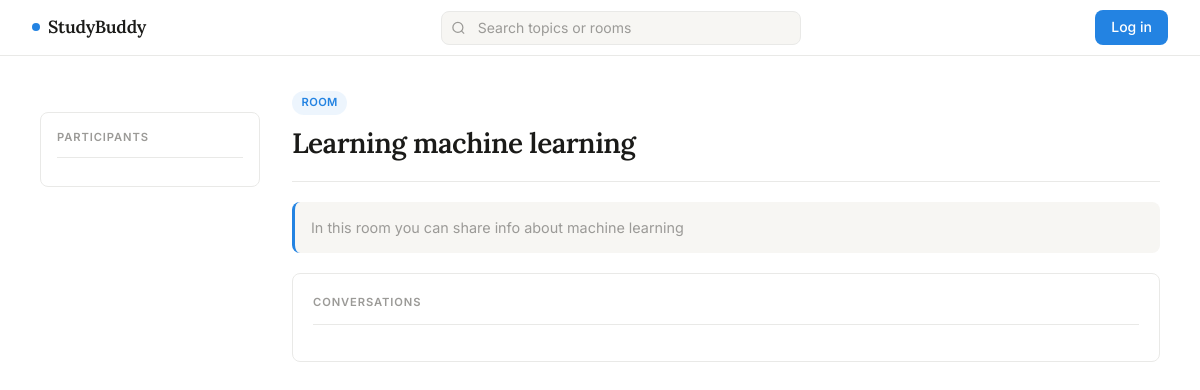
Page /room/12/ on the committed database.
### base/models.py (models this page shows, shortened)
class Rooms(models.Model):
    host = models.ForeignKey(User,on_delete=models.SET_NULL,null=True)
    topic = models.ForeignKey(Topic,models.SET_NULL,null=True)
    name = models.CharField(max_length=200)
    description = models.TextField(null=False,blank=False)
    participant  = models.ManyToManyField(User,related_name='Participants',blank=True)
    updated = models.DateTimeField(auto_now=True)
    created = models.DateTimeField(auto_now_add=True)
    class Meta:
        ordering = ['-updated','-created']

### base/views.py (the view, shortened to what this page needs)
# urls.py: path("room/<int:pk>/",views.room,name="room"),
def room(request,pk):
    rooms = Rooms.objects.get(id=pk)
    room_messages = rooms.message_set.all().order_by('-created')
    particpants = rooms.participant.all()
    content =   {"rooms":rooms,"messages":room_messages,"participants":particpants}
    return render(request,'base/room.html',content)

### base/templates/base/room.html (shortened to what this page needs)
{% extends 'main.html' %}
{% block content %}
<div class="room-layout">
    <div class="room-sidebar">
        <div class="participants">
            <div class="participants__title">Participants</div>
        </div>
    </div>
        <div class="room-main">
        <div class="room-header">
            <div class="room-header__badge">Room</div>
            <h1 class="room-header__title">{{ rooms.name }}</h1>
        </div>
        <p class="room-description">{{ rooms.description }}</p>
        <div class="conversation">
            <div class="conversation__title">Conversations</div>
        </div>
    </div>
</div>
{% endblock %}

### static/base.css (style rules this page uses)
*, *::before, *::after { margin: 0; padding: 0; box-sizing: border-box; }
:root { --bg: #ffffff; --bg-2: #f7f6f3; --surface: #ffffff; --surface-2: #f7f6f3; --surface-3: #efede9; --border: #e9e9e7; --border-strong:#d3d1cb; --accent: #2383e2; --accent-hover: #1a6fc4; --accent-soft: rgba(35, 131, 226, 0.08); --accent-text: #2383e2; --danger: #eb5757; --danger-soft: rgba(235, 87, 87, 0.08); --success: #0f7b6c; --success-soft: rgba(15, 123, 108, 0.08); --text: #37352f; --text-2: #55534a; --text-muted: #9b9a97; --text-faint: #c7c6c2; --text-bright: #1a1a18; --text-on-accent: #ffffff; --shadow-sm: 0 1px 2px rgba(0,0,0,0.04); --shadow-md: 0 3px 10px rgba(0,0,0,0.07), 0 1px 3px rgba(0,0,0,0.04); --shadow-lg: 0 8px 24px rgba(0,0,0,0.08), 0 2px 8px rgba(0,0,0,0.04); --shadow-xl: 0 20px 48px rgba(0,0,0,0.1); --radius-sm: 4px; --radius-md: 8px; --radius-lg: 12px; --radius-xl: 16px; --navbar-bg: rgba(255,255,255,0.95); --navbar-border: #e9e9e7; --transition: 0.15s ease; }
html { scroll-behavior: smooth; font-size: 16px; }
body { font-family: 'Inter', -apple-system, BlinkMacSystemFont, sans-serif; background: var(--bg); color: var(--text); min-height: 100vh; line-height: 1.6; -webkit-font-smoothing: antialiased; -moz-osx-font-smoothing: grayscale; }

### static/room.css (style rules this page uses)
.room-layout { display: flex; gap: 2rem; align-items: flex-start; }
.room-sidebar { width: 220px; flex-shrink: 0; position: sticky; top: 72px; }
.room-main { flex: 1; min-width: 0; }
.room-header { margin-bottom: 1.25rem; padding-bottom: 1.25rem; border-bottom: 1px solid var(--border); }
.room-header__badge { display: inline-flex; align-items: center; padding: 0.2rem 0.6rem; background: var(--accent-soft); border-radius: 100px; font-size: 0.7rem; font-weight: 600; color: var(--accent-text); letter-spacing: 0.03em; text-transform: uppercase; margin-bottom: 0.6rem; }
.room-header__title { font-family: 'Lora', Georgia, serif; font-size: 1.75rem; font-weight: 600; color: var(--text-bright); letter-spacing: -0.02em; line-height: 1.3; }
.room-description { font-size: 0.9rem; color: var(--text-muted); line-height: 1.6; margin-top: 0.75rem; padding: 0.875rem 1rem; background: var(--surface-2); border-radius: var(--radius-md); border-left: 3px solid var(--accent); }
.participants { background: var(--surface); border: 1px solid var(--border); border-radius: var(--radius-md); padding: 1rem; margin-top: 1.5rem; }
.participants__title { font-size: 0.7rem; font-weight: 600; text-transform: uppercase; letter-spacing: 0.08em; color: var(--text-muted); margin-bottom: 0.75rem; padding-bottom: 0.6rem; border-bottom: 1px solid var(--border); }
.conversation { background: var(--surface); border: 1px solid var(--border); border-radius: var(--radius-md); padding: 1.25rem; margin-top: 1.25rem; margin-bottom: 1.25rem; }
.conversation__title { font-size: 0.7rem; font-weight: 600; text-transform: uppercase; letter-spacing: 0.08em; color: var(--text-muted); margin-bottom: 1rem; padding-bottom: 0.75rem; border-bottom: 1px solid var(--border); }

### rows in the picture
Rooms: name "Learning machine learning", description "In this room you can share info about machine learning"
